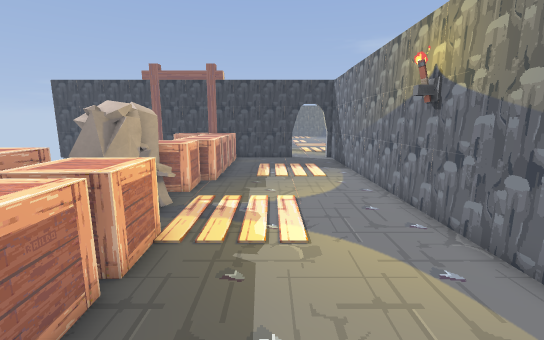
[1] (above)

22 first-person views from a walk through a Godot game level. The camera is 1.4 m above the floor, tilts 10° down and sees 90° across. The floor is counted in squares, 0.5 m on a side. Each view is taken from the middle of a square. On the plan, view 1 faces up. The plan holds only what a view shows up to about 19 squares ahead; the rest is blank. The place goes on beyond the plan. Flat picture figures and markers are not drawn. Characters and animated objects are not drawn. Some surface patterns are stand-ins.

[2]
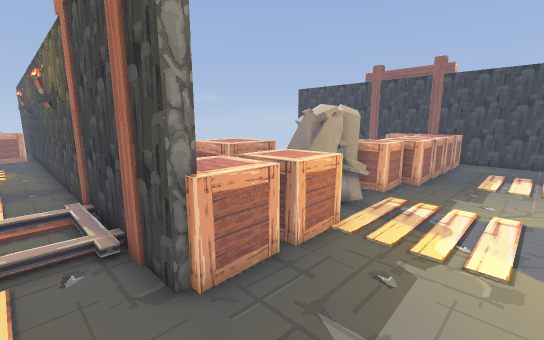

[3]
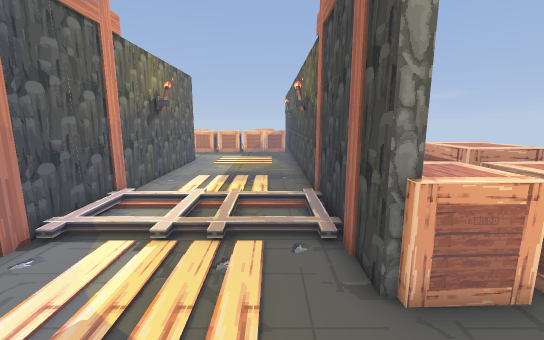

[4]
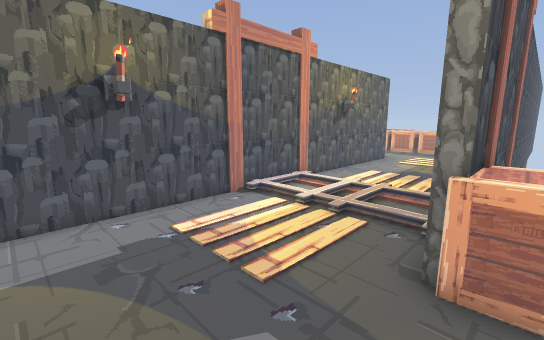

[5]
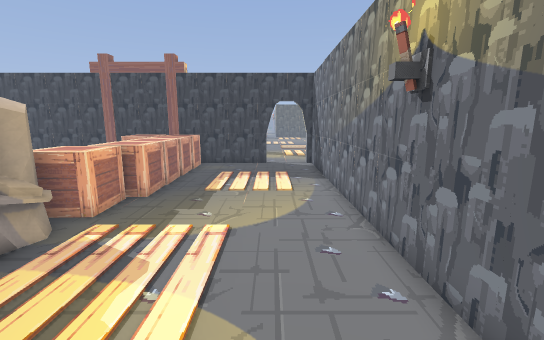

[6]
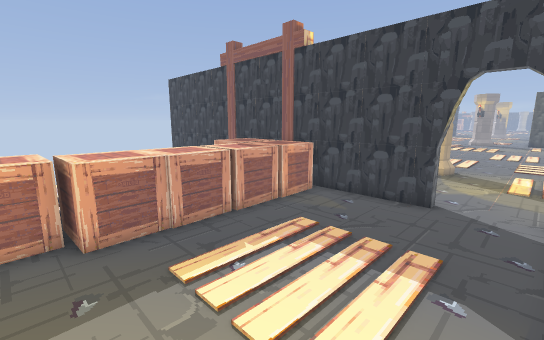

[7]
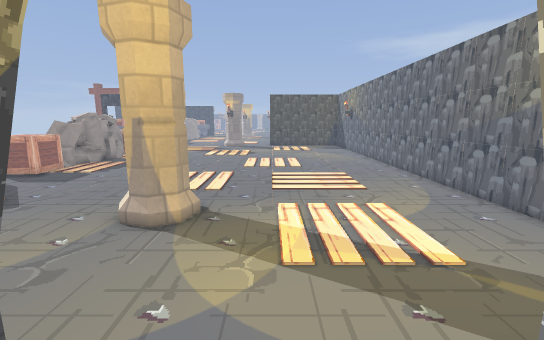

[8]
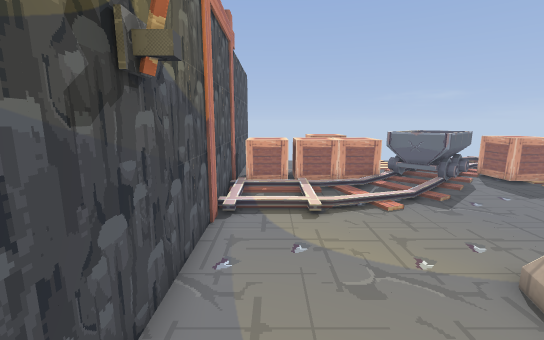

[9]
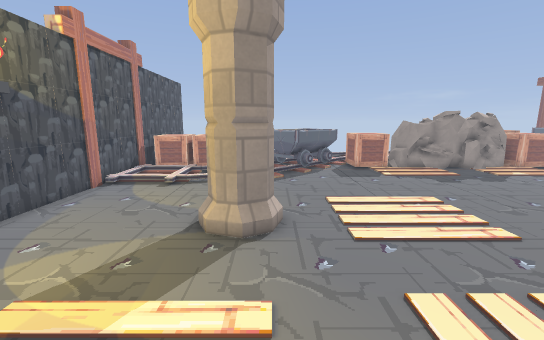

[10]
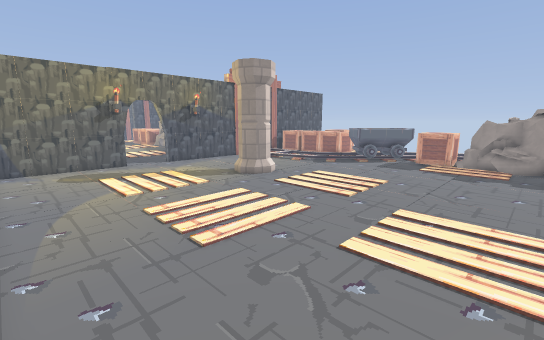

[11]
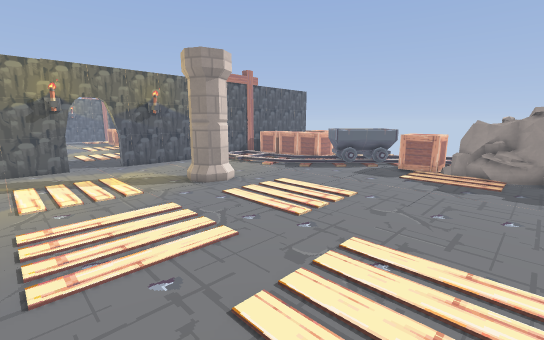

[12]
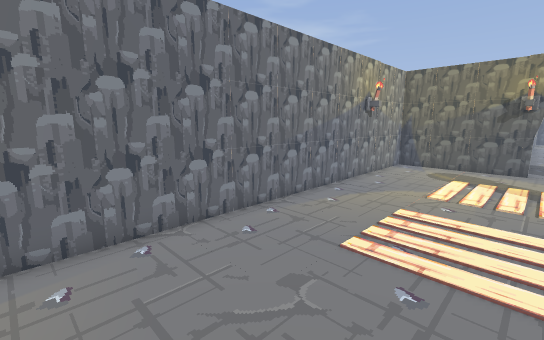

[13]
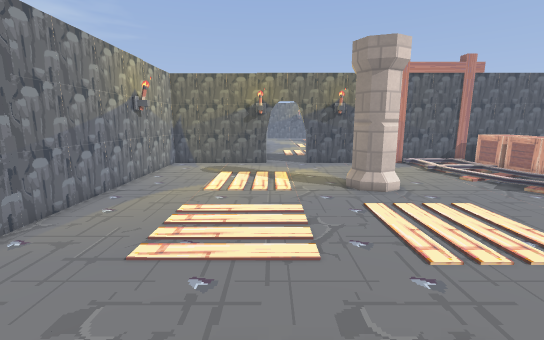

[14]
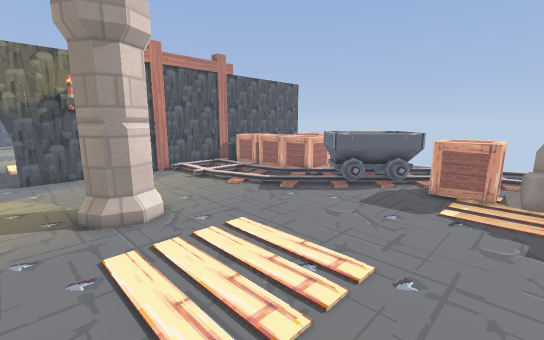

[15]
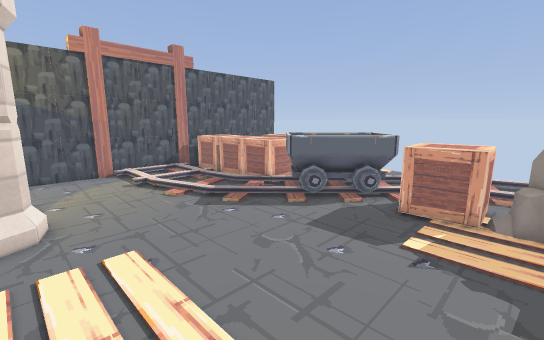

[16]
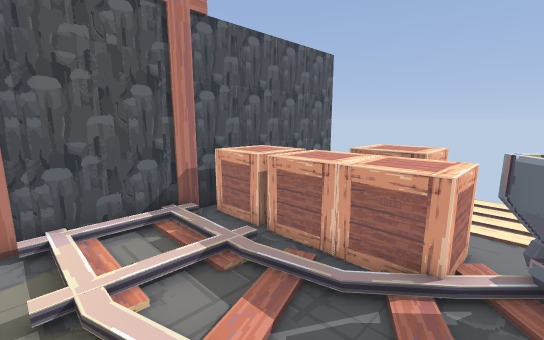

[17]
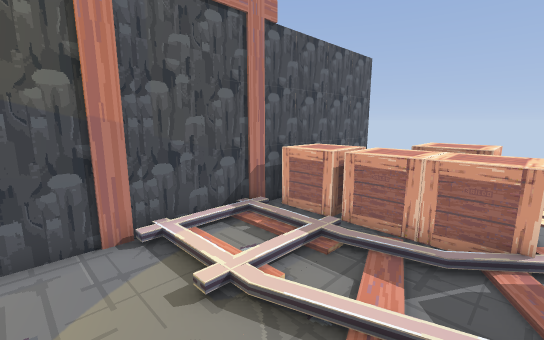

[18]
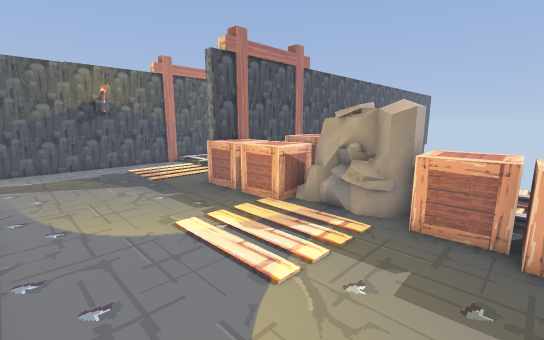

[19]
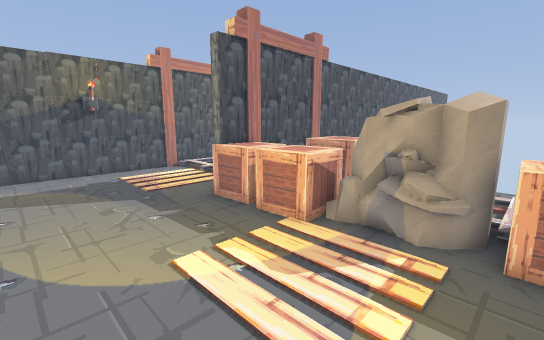

[20]
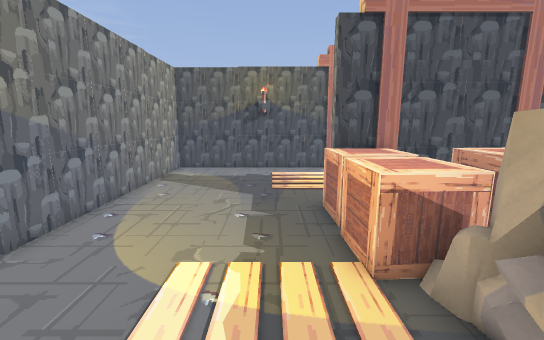

[21]
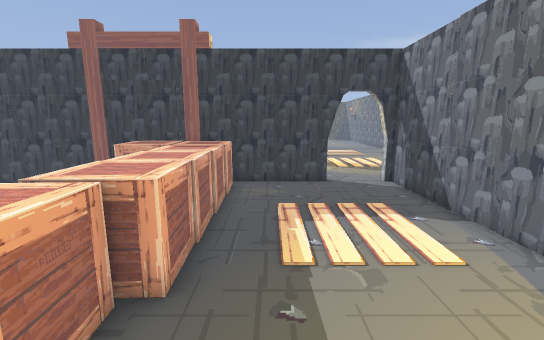

[22]
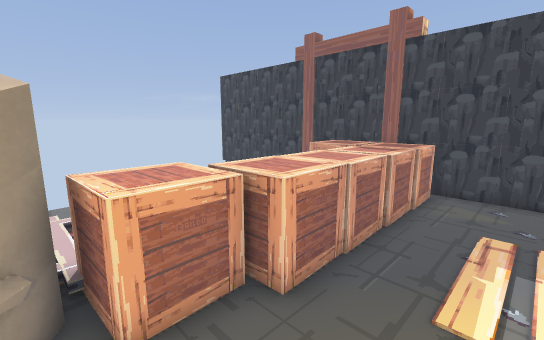

### Floor plan
Key: @ floor where view 1 was taken; # wall or solid block; x gap in a wall; . main floor; : floor 0.5 m higher than the main floor; / step, stairs or slope; = window, fence, low wall or low ledge; ^ raised ledge; C crate; T torch; P pillar; A cart; O other object.
Columns run from 13 left of view 1 to 11 right of it. Each row starts with its distance up from view 1.
 41    ##...................#
 40   ^^=...................#
 39   ^#=...................#
 38   ^x....................#
 37 ^^CCC...................#
 36 ^ CCC...................#
 35   CCC...................#
 34  AA.....................#
 33 AAAA....................#
 32 AA:AA/..................#
 31 ^AAAA/..................#
 30 ^^AA.//.....P#..........#
 29 ^CCC/./.....#P..........#
 28 CCCC/../....PP..........#
 27 CCCC.../...............O#
 26 CCCC././................#
 25   CC/././...............#
 24  CCC....................#
 23  CCC..............O.....#
 22 ###############...T######
 21       =C#CC.......##
 20       CCCCC.......#
 19       CCCCC.......#
 18         CCC.......#
 17         CCC.......#
 16         CCC.......#
 15         CCC.......#
 14         CCC.......#
 13   ^^ ^^^CCC.......#
 12         CCC.......#
 11   ^^^^^^CCC.......#
 10   ^^ ^^^##........#
  9         ^^=.......#
  8         ^=........#
  7         #^ .......#
  6       CC#CC.......#
  5       CC#CC.......#
  4       C CCC.......#
  3         CCC.......#
  2 T##########.......#
  1 O.................#
  0 .............@....#
 -1 ..................#
 -2 ..................#
 -3 ..................#
 -4 ..................#
 -5 O.................#
 -6 T##################

Positions as (right, up) in squares from view 1, and headings:
1: (0, 0), facing up
2: (1, 0), facing up-left
3: (1, 0), facing left
4: (2, 3), facing down-left
5: (2, 3), facing up
6: (4, 12), facing up-left
7: (3, 21), facing up
8: (3, 24), facing left
9: (7, 30), facing left
10: (10, 41), facing down-left
11: (7, 41), facing down-left
12: (4, 41), facing down-right
13: (4, 41), facing down
14: (2, 38), facing down-left
15: (-1, 38), facing down-left
16: (-5, 30), facing down-left
17: (-3, 29), facing down-left
18: (4, 13), facing down-left
19: (3, 11), facing down-left
20: (-1, 11), facing down
21: (-1, 9), facing up
22: (0, 10), facing up-left
